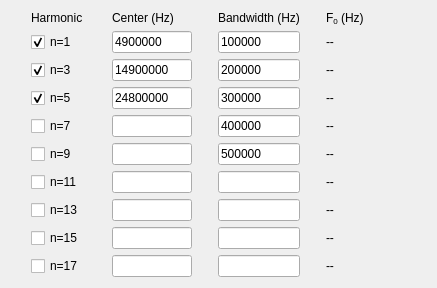
     <widget class="QWidget" name="qcm_scroll_grid">
      <property name="geometry">
       <rect>
        <x>0</x>
        <y>0</y>
        <width>437</width>
        <height>281</height>
       </rect>
      </property>
      <layout class="QGridLayout" name="gridLayout_3">
       <item row="1" column="0">
        <widget class="QCheckBox" name="n1_on">
         <property name="sizePolicy">
          <sizepolicy hsizetype="Fixed" vsizetype="Fixed">
           <horstretch>0</horstretch>
           <verstretch>0</verstretch>
          </sizepolicy>
         </property>
         <property name="maximumSize">
          <size>
           <width>55</width>
           <height>16777215</height>
          </size>
         </property>
         <property name="text">
          <string>n=1</string>
         </property>
         <property name="checked">
          <bool>true</bool>
         </property>
         <property name="tristate">
          <bool>false</bool>
         </property>
        </widget>
       </item>
       <item row="0" column="3">
        <widget class="QLabel" name="measured_f0_label">
         <property name="sizePolicy">
          <sizepolicy hsizetype="Fixed" vsizetype="Preferred">
           <horstretch>0</horstretch>
           <verstretch>0</verstretch>
          </sizepolicy>
         </property>
         <property name="minimumSize">
          <size>
           <width>80</width>
           <height>0</height>
          </size>
         </property>
         <property name="text">
          <string>&lt;html&gt;&lt;head/&gt;&lt;body&gt;&lt;p&gt;F&lt;span style=&quot; vertical-align:sub;&quot;&gt;0&lt;/span&gt; (Hz)&lt;/p&gt;&lt;/body&gt;&lt;/html&gt;</string>
         </property>
        </widget>
       </item>
       <item row="0" column="0">
        <widget class="QLabel" name="harmonics_label">
         <property name="sizePolicy">
          <sizepolicy hsizetype="Fixed" vsizetype="Preferred">
           <horstretch>0</horstretch>
           <verstretch>0</verstretch>
          </sizepolicy>
         </property>
         <property name="maximumSize">
          <size>
           <width>55</width>
           <height>16777215</height>
          </size>
         </property>
         <property name="text">
          <string>Harmonic</string>
         </property>
        </widget>
       </item>
       <item row="6" column="0">
        <widget class="QCheckBox" name="n11_on">
         <property name="sizePolicy">
          <sizepolicy hsizetype="Fixed" vsizetype="Fixed">
           <horstretch>0</horstretch>
           <verstretch>0</verstretch>
          </sizepolicy>
         </property>
         <property name="maximumSize">
          <size>
           <width>55</width>
           <height>16777215</height>
          </size>
         </property>
         <property name="text">
          <string>n=11</string>
         </property>
        </widget>
       </item>
       <item row="7" column="0">
        <widget class="QCheckBox" name="n13_on">
         <property name="sizePolicy">
          <sizepolicy hsizetype="Fixed" vsizetype="Fixed">
           <horstretch>0</horstretch>
           <verstretch>0</verstretch>
          </sizepolicy>
         </property>
         <property name="maximumSize">
          <size>
           <width>55</width>
           <height>16777215</height>
          </size>
         </property>
         <property name="text">
          <string>n=13</string>
         </property>
        </widget>
       </item>
       <item row="0" column="1">
        <widget class="QLabel" name="harmonics_label_2">
         <property name="sizePolicy">
          <sizepolicy hsizetype="MinimumExpanding" vsizetype="Preferred">
           <horstretch>0</horstretch>
           <verstretch>0</verstretch>
          </sizepolicy>
         </property>
         <property name="maximumSize">
          <size>
           <width>80</width>
           <height>16777215</height>
          </size>
         </property>
         <property name="text">
          <string>&lt;html&gt;&lt;head/&gt;&lt;body&gt;&lt;p&gt;Center (Hz)&lt;/p&gt;&lt;/body&gt;&lt;/html&gt;</string>
         </property>
        </widget>
       </item>
       <item row="8" column="0">
        <widget class="QCheckBox" name="n15_on">
         <property name="sizePolicy">
          <sizepolicy hsizetype="Fixed" vsizetype="Fixed">
           <horstretch>0</horstretch>
           <verstretch>0</verstretch>
          </sizepolicy>
         </property>
         <property name="maximumSize">
          <size>
           <width>55</width>
           <height>16777215</height>
          </size>
         </property>
         <property name="text">
          <string>n=15</string>
         </property>
        </widget>
       </item>
       <item row="4" column="0">
        <widget class="QCheckBox" name="n7_on">
         <property name="sizePolicy">
          <sizepolicy hsizetype="Fixed" vsizetype="Fixed">
           <horstretch>0</horstretch>
           <verstretch>0</verstretch>
          </sizepolicy>
         </property>
         <property name="maximumSize">
          <size>
           <width>55</width>
           <height>16777215</height>
          </size>
         </property>
         <property name="text">
          <string>n=7</string>
         </property>
         <property name="checked">
          <bool>false</bool>
         </property>
        </widget>
       </item>
       <item row="5" column="0">
        <widget class="QCheckBox" name="n9_on">
         <property name="sizePolicy">
          <sizepolicy hsizetype="Fixed" vsizetype="Fixed">
           <horstretch>0</horstretch>
           <verstretch>0</verstretch>
          </sizepolicy>
         </property>
         <property name="maximumSize">
          <size>
           <width>55</width>
           <height>16777215</height>
          </size>
         </property>
         <property name="text">
          <string>n=9</string>
         </property>
        </widget>
       </item>
       <item row="2" column="0">
        <widget class="QCheckBox" name="n3_on">
         <property name="sizePolicy">
          <sizepolicy hsizetype="Fixed" vsizetype="Fixed">
           <horstretch>0</horstretch>
           <verstretch>0</verstretch>
          </sizepolicy>
         </property>
         <property name="maximumSize">
          <size>
           <width>55</width>
           <height>16777215</height>
          </size>
         </property>
         <property name="text">
          <string>n=3</string>
         </property>
         <property name="checked">
          <bool>true</bool>
         </property>
         <property name="tristate">
          <bool>false</bool>
         </property>
        </widget>
       </item>
       <item row="3" column="0">
        <widget class="QCheckBox" name="n5_on">
         <property name="sizePolicy">
          <sizepolicy hsizetype="Fixed" vsizetype="Fixed">
           <horstretch>0</horstretch>
           <verstretch>0</verstretch>
          </sizepolicy>
         </property>
         <property name="maximumSize">
          <size>
           <width>55</width>
           <height>16777215</height>
          </size>
         </property>
         <property name="text">
          <string>n=5</string>
         </property>
         <property name="checked">
          <bool>true</bool>
         </property>
        </widget>
       </item>
       <item row="0" column="2">
        <widget class="QLabel" name="bandwidth_label">
         <property name="sizePolicy">
          <sizepolicy hsizetype="Maximum" vsizetype="Preferred">
           <horstretch>0</horstretch>
           <verstretch>0</verstretch>
          </sizepolicy>
         </property>
         <property name="text">
          <string>&lt;html&gt;&lt;head/&gt;&lt;body&gt;&lt;p&gt;Bandwidth (Hz)&lt;/p&gt;&lt;/body&gt;&lt;/html&gt;</string>
         </property>
        </widget>
       </item>
       <item row="9" column="0">
        <widget class="QCheckBox" name="n17_on">
         <property name="sizePolicy">
          <sizepolicy hsizetype="Fixed" vsizetype="Fixed">
           <horstretch>0</horstretch>
           <verstretch>0</verstretch>
          </sizepolicy>
         </property>
         <property name="maximumSize">
          <size>
           <width>55</width>
           <height>16777215</height>
          </size>
         </property>
         <property name="text">
          <string>n=17</string>
         </property>
        </widget>
       </item>
       <item row="1" column="1">
        <widget class="QLineEdit" name="bc_n1">
         <property name="sizePolicy">
          <sizepolicy hsizetype="MinimumExpanding" vsizetype="Fixed">
           <horstretch>0</horstretch>
           <verstretch>0</verstretch>
          </sizepolicy>
         </property>
         <property name="maximumSize">
          <size>
           <width>80</width>
           <height>16777215</height>
          </size>
         </property>
         <property name="text">
          <string>4900000</string>
         </property>
         <property name="placeholderText">
          <string/>
         </property>
        </widget>
       </item>
       <item row="1" column="2">
        <widget class="QLineEdit" name="bw_n1">
         <property name="sizePolicy">
          <sizepolicy hsizetype="Ignored" vsizetype="Fixed">
           <horstretch>0</horstretch>
           <verstretch>0</verstretch>
          </sizepolicy>
         </property>
         <property name="text">
          <string>100000</string>
         </property>
         <property name="placeholderText">
          <string/>
         </property>
        </widget>
       </item>
       <item row="1" column="3">
        <widget class="QLabel" name="realf0_n1">
         <property name="sizePolicy">
          <sizepolicy hsizetype="Fixed" vsizetype="Minimum">
           <horstretch>0</horstretch>
           <verstretch>0</verstretch>
          </sizepolicy>
         </property>
         <property name="minimumSize">
          <size>
           <width>80</width>
           <height>0</height>
          </size>
         </property>
         <property name="text">
          <string>--</string>
         </property>
        </widget>
       </item>
       <item row="2" column="1">
        <widget class="QLineEdit" name="bc_n3">
         <property name="sizePolicy">
          <sizepolicy hsizetype="MinimumExpanding" vsizetype="Fixed">
           <horstretch>0</horstretch>
           <verstretch>0</verstretch>
          </sizepolicy>
         </property>
         <property name="maximumSize">
          <size>
           <width>80</width>
           <height>16777215</height>
          </size>
         </property>
         <property name="text">
          <string>14900000</string>
         </property>
         <property name="placeholderText">
          <string/>
         </property>
        </widget>
       </item>
       <item row="2" column="2">
        <widget class="QLineEdit" name="bw_n3">
         <property name="sizePolicy">
          <sizepolicy hsizetype="Ignored" vsizetype="Fixed">
           <horstretch>0</horstretch>
           <verstretch>0</verstretch>
          </sizepolicy>
         </property>
         <property name="text">
          <string>200000</string>
         </property>
         <property name="placeholderText">
          <string/>
         </property>
        </widget>
       </item>
       <item row="2" column="3">
        <widget class="QLabel" name="realf0_n3">
         <property name="sizePolicy">
          <sizepolicy hsizetype="Fixed" vsizetype="Minimum">
           <horstretch>0</horstretch>
           <verstretch>0</verstretch>
          </sizepolicy>
         </property>
         <property name="minimumSize">
          <size>
           <width>80</width>
           <height>0</height>
          </size>
         </property>
         <property name="text">
          <string>--</string>
         </property>
        </widget>
       </item>
       <item row="3" column="1">
        <widget class="QLineEdit" name="bc_n5">
         <property name="sizePolicy">
          <sizepolicy hsizetype="MinimumExpanding" vsizetype="Fixed">
           <horstretch>0</horstretch>
           <verstretch>0</verstretch>
          </sizepolicy>
         </property>
         <property name="maximumSize">
          <size>
           <width>80</width>
           <height>16777215</height>
          </size>
         </property>
         <property name="text">
          <string>24800000</string>
         </property>
         <property name="placeholderText">
          <string/>
         </property>
        </widget>
       </item>
       <item row="3" column="2">
        <widget class="QLineEdit" name="bw_n5">
         <property name="sizePolicy">
          <sizepolicy hsizetype="Ignored" vsizetype="Fixed">
           <horstretch>0</horstretch>
           <verstretch>0</verstretch>
          </sizepolicy>
         </property>
         <property name="text">
          <string>300000</string>
         </property>
         <property name="placeholderText">
          <string/>
         </property>
        </widget>
       </item>
       <item row="3" column="3">
        <widget class="QLabel" name="realf0_n5">
         <property name="sizePolicy">
          <sizepolicy hsizetype="Fixed" vsizetype="Minimum">
           <horstretch>0</horstretch>
           <verstretch>0</verstretch>
          </sizepolicy>
         </property>
         <property name="minimumSize">
          <size>
           <width>80</width>
           <height>0</height>
          </size>
         </property>
         <property name="text">
          <string>--</string>
         </property>
        </widget>
       </item>
       <item row="4" column="1">
        <widget class="QLineEdit" name="bc_n7">
         <property name="sizePolicy">
          <sizepolicy hsizetype="MinimumExpanding" vsizetype="Fixed">
           <horstretch>0</horstretch>
           <verstretch>0</verstretch>
          </sizepolicy>
         </property>
         <property name="maximumSize">
          <size>
           <width>80</width>
           <height>16777215</height>
          </size>
         </property>
         <property name="placeholderText">
          <string/>
         </property>
        </widget>
       </item>
       <item row="4" column="2">
        <widget class="QLineEdit" name="bw_n7">
         <property name="sizePolicy">
          <sizepolicy hsizetype="Ignored" vsizetype="Fixed">
           <horstretch>0</horstretch>
           <verstretch>0</verstretch>
          </sizepolicy>
         </property>
         <property name="text">
          <string>400000</string>
         </property>
         <property name="placeholderText">
          <string/>
         </property>
        </widget>
       </item>
       <item row="4" column="3">
        <widget class="QLabel" name="realf0_n7">
         <property name="sizePolicy">
          <sizepolicy hsizetype="Fixed" vsizetype="Preferred">
           <horstretch>0</horstretch>
           <verstretch>0</verstretch>
          </sizepolicy>
         </property>
         <property name="minimumSize">
          <size>
           <width>80</width>
           <height>0</height>
          </size>
         </property>
         <property name="text">
          <string>--</string>
         </property>
        </widget>
       </item>
       <item row="5" column="1">
        <widget class="QLineEdit" name="bc_n9">
         <property name="sizePolicy">
          <sizepolicy hsizetype="MinimumExpanding" vsizetype="Fixed">
           <horstretch>0</horstretch>
           <verstretch>0</verstretch>
          </sizepolicy>
         </property>
         <property name="maximumSize">
          <size>
           <width>80</width>
           <height>16777215</height>
          </size>
         </property>
        </widget>
       </item>
       <item row="5" column="2">
        <widget class="QLineEdit" name="bw_n9">
         <property name="sizePolicy">
          <sizepolicy hsizetype="Ignored" vsizetype="Fixed">
           <horstretch>0</horstretch>
           <verstretch>0</verstretch>
          </sizepolicy>
         </property>
         <property name="text">
          <string>500000</string>
         </property>
         <property name="placeholderText">
          <string/>
         </property>
        </widget>
       </item>
       <item row="5" column="3">
        <widget class="QLabel" name="realf0_n9">
         <property name="sizePolicy">
          <sizepolicy hsizetype="Fixed" vsizetype="Preferred">
           <horstretch>0</horstretch>
           <verstretch>0</verstretch>
          </sizepolicy>
         </property>
         <property name="minimumSize">
          <size>
           <width>80</width>
           <height>0</height>
          </size>
         </property>
         <property name="text">
          <string>--</string>
         </property>
        </widget>
       </item>
       <item row="6" column="1">
        <widget class="QLineEdit" name="bc_n11">
         <property name="sizePolicy">
          <sizepolicy hsizetype="MinimumExpanding" vsizetype="Fixed">
           <horstretch>0</horstretch>
           <verstretch>0</verstretch>
          </sizepolicy>
         </property>
         <property name="maximumSize">
          <size>
           <width>80</width>
           <height>16777215</height>
          </size>
         </property>
        </widget>
       </item>
       <item row="6" column="2">
        <widget class="QLineEdit" name="bw_n11">
         <property name="sizePolicy">
          <sizepolicy hsizetype="Ignored" vsizetype="Fixed">
           <horstretch>0</horstretch>
           <verstretch>0</verstretch>
          </sizepolicy>
         </property>
         <property name="placeholderText">
          <string/>
         </property>
        </widget>
       </item>
       <item row="6" column="3">
        <widget class="QLabel" name="realf0_n11">
         <property name="sizePolicy">
          <sizepolicy hsizetype="Fixed" vsizetype="Preferred">
           <horstretch>0</horstretch>
           <verstretch>0</verstretch>
          </sizepolicy>
         </property>
         <property name="minimumSize">
          <size>
           <width>80</width>
           <height>0</height>
          </size>
         </property>
         <property name="text">
          <string>--</string>
         </property>
        </widget>
       </item>
       <item row="7" column="1">
        <widget class="QLineEdit" name="bc_n13">
         <property name="sizePolicy">
          <sizepolicy hsizetype="MinimumExpanding" vsizetype="Fixed">
           <horstretch>0</horstretch>
           <verstretch>0</verstretch>
          </sizepolicy>
         </property>
         <property name="maximumSize">
          <size>
           <width>80</width>
           <height>16777215</height>
          </size>
         </property>
        </widget>
       </item>
       <item row="7" column="2">
        <widget class="QLineEdit" name="bw_n13">
         <property name="sizePolicy">
          <sizepolicy hsizetype="Ignored" vsizetype="Fixed">
           <horstretch>0</horstretch>
           <verstretch>0</verstretch>
          </sizepolicy>
         </property>
         <property name="placeholderText">
          <string/>
         </property>
        </widget>
       </item>
       <item row="7" column="3">
        <widget class="QLabel" name="realf0_n13">
         <property name="sizePolicy">
          <sizepolicy hsizetype="Fixed" vsizetype="Preferred">
           <horstretch>0</horstretch>
           <verstretch>0</verstretch>
          </sizepolicy>
         </property>
         <property name="minimumSize">
          <size>
           <width>80</width>
           <height>0</height>
          </size>
         </property>
         <property name="text">
          <string>--</string>
         </property>
        </widget>
       </item>
       <item row="8" column="1">
        <widget class="QLineEdit" name="bc_n15">
         <property name="sizePolicy">
          <sizepolicy hsizetype="MinimumExpanding" vsizetype="Fixed">
           <horstretch>0</horstretch>
           <verstretch>0</verstretch>
          </sizepolicy>
         </property>
         <property name="maximumSize">
          <size>
           <width>80</width>
           <height>16777215</height>
          </size>
         </property>
        </widget>
       </item>
       <item row="8" column="2">
        <widget class="QLineEdit" name="bw_n15">
         <property name="sizePolicy">
          <sizepolicy hsizetype="Ignored" vsizetype="Fixed">
           <horstretch>0</horstretch>
           <verstretch>0</verstretch>
          </sizepolicy>
         </property>
         <property name="placeholderText">
          <string/>
         </property>
        </widget>
       </item>
       <item row="8" column="3">
        <widget class="QLabel" name="realf0_n15">
         <property name="sizePolicy">
          <sizepolicy hsizetype="Fixed" vsizetype="Preferred">
           <horstretch>0</horstretch>
           <verstretch>0</verstretch>
          </sizepolicy>
         </property>
         <property name="minimumSize">
          <size>
           <width>80</width>
           <height>0</height>
          </size>
         </property>
         <property name="text">
          <string>--</string>
         </property>
        </widget>
       </item>
       <item row="9" column="1">
        <widget class="QLineEdit" name="bc_n17">
         <property name="sizePolicy">
          <sizepolicy hsizetype="MinimumExpanding" vsizetype="Fixed">
           <horstretch>0</horstretch>
           <verstretch>0</verstretch>
          </sizepolicy>
         </property>
         <property name="maximumSize">
          <size>
           <width>80</width>
           <height>16777215</height>
          </size>
         </property>
        </widget>
       </item>
       <item row="9" column="2">
        <widget class="QLineEdit" name="bw_n17">
         <property name="sizePolicy">
          <sizepolicy hsizetype="Ignored" vsizetype="Fixed">
           <horstretch>0</horstretch>
           <verstretch>0</verstretch>
          </sizepolicy>
         </property>
         <property name="placeholderText">
          <string/>
         </property>
        </widget>
       </item>
       <item row="9" column="3">
        <widget class="QLabel" name="realf0_n17">
         <property name="sizePolicy">
          <sizepolicy hsizetype="Fixed" vsizetype="Preferred">
           <horstretch>0</horstretch>
           <verstretch>0</verstretch>
          </sizepolicy>
         </property>
         <property name="minimumSize">
          <size>
           <width>80</width>
           <height>0</height>
          </size>
         </property>
         <property name="text">
          <string>--</string>
         </property>
        </widget>
       </item>
      </layout>
     </widget>
